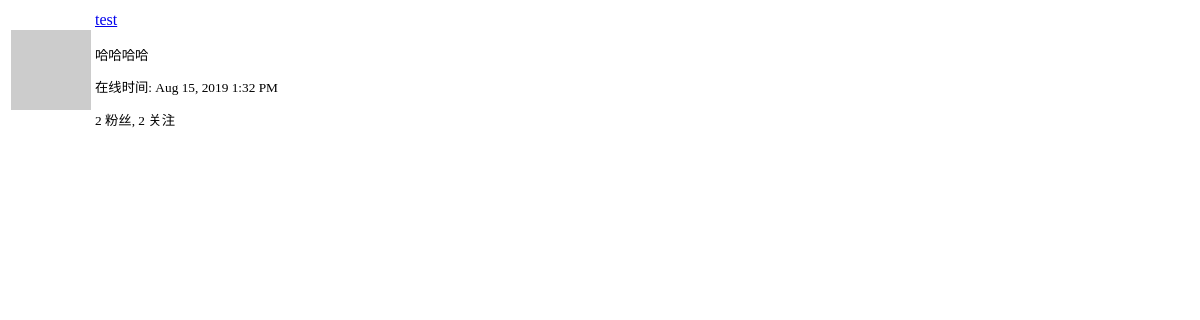
/user/test/popup (signed in), run on an earlier commit of the app's database.
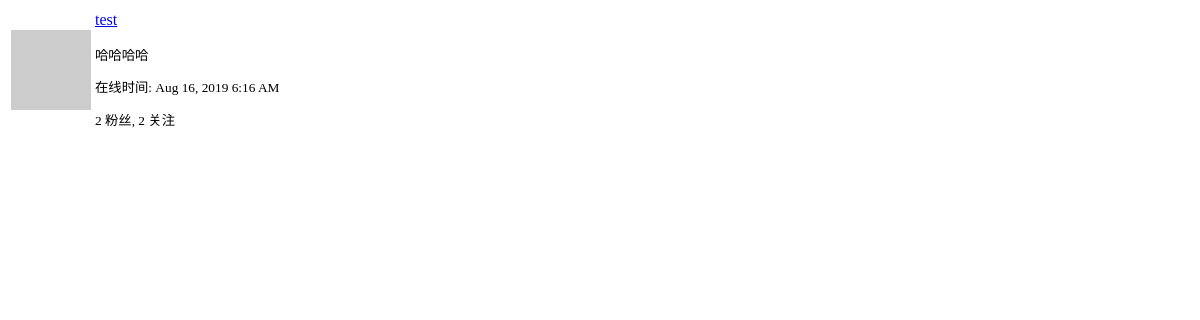
And on a later commit of the database.
### app/models.py (models this page shows, shortened)
class User(UserMixin, db.Model):
    id = db.Column(db.Integer, primary_key=True)
    username = db.Column(db.String(64), index=True, unique=True)
    email = db.Column(db.String(120), index=True, unique=True)
    password_hash = db.Column(db.String(128))
    about_me = db.Column(db.String(140))
    last_seen = db.Column(db.DateTime, default=datetime.utcnow)
    posts = db.relationship('Post', backref='author', lazy='dynamic')
    def avatar(self, size):
        digest = md5(self.email.lower().encode('utf-8')).hexdigest()
        return 'https://www.gravatar.com/avatar/{}?d=identicon&s={}'.format(
            digest, size)
    followed = db.relationship(
        'User', secondary=followers,
        primaryjoin=(followers.c.follower_id == id),
        secondaryjoin=(followers.c.followed_id == id),
        backref=db.backref('followers', lazy='dynamic'), lazy='dynamic')

### app/main/routes.py (the view)
@bp.route('/user/<username>/popup')
def pop_up(username):
    user = User.query.filter_by(username=username).first_or_404()
    return render_template('pop_up.html', user=user)

### app/main/routes.py (called while the page is built)
@bp.before_app_request
def before_request():
    if current_user.is_authenticated:
        current_user.last_seen = datetime.utcnow()
        db.session.commit()
        g.search_form = SearchForm()

### app/models.py (called while the page is built)
@login.user_loader
def load_user(id):
    return User.query.get(int(id))

### app/templates/pop_up.html (shortened to what this page needs)
<table class="table">
    <tr>
        <td width="64" style="border: 0px;"><img src="{{ user.avatar(64) }}"></td>
        <td style="border: 0px;">
            <p>
                <a href="{{ url_for('main.user', username=user.username) }}">
                    {{ user.username }}
                </a>
            </p>
            <small>
                {% if user.about_me %}<p>{{ user.about_me }}</p>{% endif %}
                {% if user.last_seen %}
                <p>{{ '在线时间' }}:
                {{ moment(user.last_seen).format('lll') }}</p>
                {% endif %}
                <p>{{ '{} 粉丝'.format(user.followers.count()) }},
                {{ '{} 关注'.format(user.followed.count()) }}</p>
            </small>
        </td>
    </tr>
</table>

What changed in the data, as far as the page shows it:
changed User "test": last_seen "Aug 15, 2019 1:32 PM" → "Aug 16, 2019 6:16 AM"
